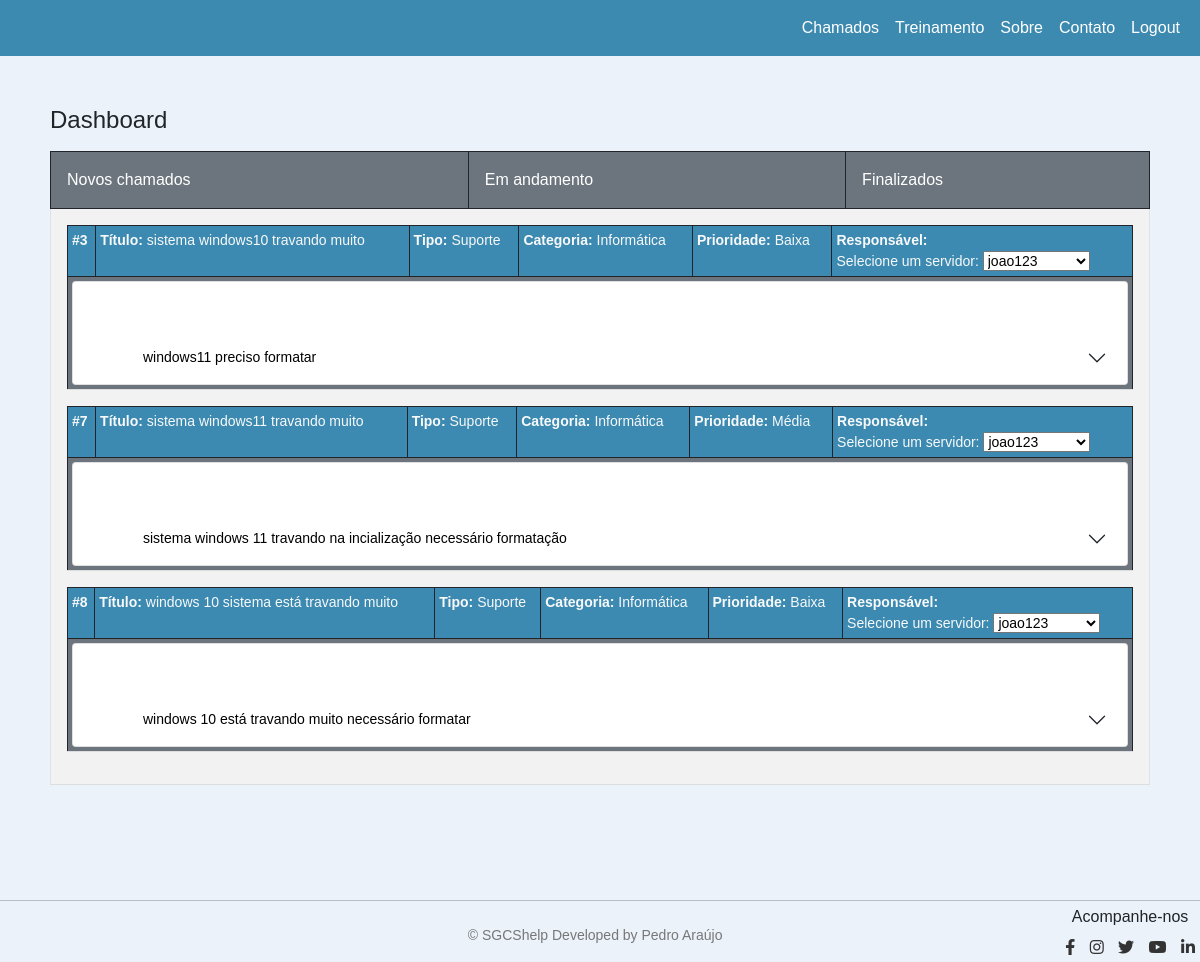
Screenshot of /dashboard/chamados/Novos/ (signed in) with the database file from the repository.
### sysapp/models.py (models this page shows, shortened)
class Chamado(models.Model):
    ESTADO_CHOICES = [
        ('Novos', 'Novos'),
        ('Em andamento', 'Em andamento'),
        ('Finalizados', 'Finalizados'),
    ]
    TIPO_CHOICES = [
        ('Suporte', 'Suporte'),
        ('Financeiro', 'Financeiro'),
        ('Outros', 'Outros')
    ]
    CATEGORIA_CHOICES = [
        ('Informática', 'Informática'),
        ('Redes', 'Redes'),
        ('Segurança', 'Segurança'),
        ('Outros', 'Outros'),
    ]
    PRIORIDADE_CHOICES = [
        ('Baixa', 'Baixa'),
        ('Média', 'Média'),
        ('Alta', 'Alta'),
    ]
    codigo = models.AutoField(primary_key=True)
    tipo = models.CharField(max_length=20, null=True, blank=False, choices=TIPO_CHOICES)
    categoria = models.CharField(max_length=20, blank=True, null=True, choices=CATEGORIA_CHOICES)
    titulo = models.CharField(max_length=255, blank=True, null=True)
    descricao = models.TextField(null=True, blank=True)
    prioridade = models.CharField(max_length=10, null=True, choices=PRIORIDADE_CHOICES)
    anexo = models.FileField(upload_to='anexos/', null=True, blank=True)
    estado = models.CharField(max_length=20, choices=ESTADO_CHOICES, default='Novos', verbose_name='Estado')
    usuario = models.ForeignKey(Usuario, on_delete=models.CASCADE,  null=True, blank=True)
    responsavel = models.ForeignKey(Usuario, on_delete=models.SET_NULL, null=True, related_name='chamados_responsavel')

### sysapp/views.py (the view, shortened to what this page needs)
# urls.py: path('dashboard/chamados/<str:estado>/', views.dashboard_chamados, name='dashboard_chamados'),
def dashboard_chamados(request, estado='novos'):
    servidores = Usuario.objects.filter(tipo_usuario='Servidor')
    if estado == 'novos':
        chamados = Chamado.objects.filter(usuario=request.user, estado='Novos')
    elif estado == 'em_andamento':
        chamados = Chamado.objects.filter(usuario=request.user, estado='Em andamento')
    elif estado == 'finalizados':
        chamados = Chamado.objects.filter(usuario=request.user, estado='Finalizados')
    else:
        chamados = Chamado.objects.filter(usuario=request.user)
    return render(request, 'dashboard_chamados.html', {'servidores': servidores, 'chamados': chamados, 'estado_atual': estado})

### sysapp/templates/dashboard_chamados.html (shortened to what this page needs)
{%extends 'base.html' %}
{%load static %}
{% block content %}
        <h1 class="fs-4">Dashboard</h1>
        <div class="table-responsive mt-4">
            <table class="table border">
                <tbody>
                    <tr class="bg-secondary text-white text-center">
                      <td class="border border-dark p-3"><a href="{% url 'dashboard_chamados' estado='novos' %} "  class="no-link-style">Novos chamados</a></td>
                      <td class="border border-dark p-3"><a href="{% url 'dashboard_chamados' estado='em_andamento' %}" class="no-link-style">Em andamento</a></td>
                      <td class="border border-dark p-3"><a href="{% url 'dashboard_chamados' estado='finalizados' %}" class="no-link-style" onclick="notificarFinalizados()">Finalizados</a></td>
                  </tr>
                    <tr>
                        <td colspan="3" class="p-3 chamados-area">
                            {% for chamado in chamados %}
                                <table class="table border border-dark small table-sm">
                                    <tbody>
                                        <tr class="blue text-light">
                                            <td class="border border-dark"><b>#{{ chamado.codigo }}</b></td>
                                            <td class="border border-dark"><b>Título:</b> {{ chamado.titulo }}</td>
                                            <td class="border border-dark"><b>Tipo:</b> {{ chamado.tipo }}</td>
                                            <td class="border border-dark"><b>Categoria:</b> {{ chamado.categoria }}</td>
                                            <td class="border border-dark"><b>Prioridade:</b> {{ chamado.prioridade }}</td>
                                            <td class="border border-dark">
                                              <b>Responsável:</b>
                                              <form method="post" action="{% url 'dashboard_chamados' estado=estado|default:'novos' %}">
                                                <label for="responsavel">Selecione um servidor:</label>
                                                <select name="responsavel" id="responsavel">
                                                    {% for servidor in servidores %}
                                                        <option value="{{ servidor.id }}" {% if servidor.id == chamado.responsavel.id %}selected{% endif %}>
                                                            {{ servidor.nome_usuario }}
                                                        </option>
                                                    {% endfor %}
                                                </select>
                                            </form>
                                          </td>
                                        </tr>
                                        <tr class="bg-secondary">
                                            <td colspan="6">
                                                <div class="accordion" id="accordionExample{{ chamado.codigo }}">
                                                    <div class="accordion-item">
                                                        <h2 class="accordion-header" id="collapse{{ chamado.codigo }}">
                                                            <button class="accordion-button collapsed custom-accordion-header" style="font-size: 14px;" type="button" data-bs-toggle="collapse" data-bs-target="#collapse{{ chamado.codigo }}" aria-expanded="false" aria-controls="collapse{{ chamado.codigo }}">
                                                                {{ chamado.descricao }}
                                                            </button>
                                                        </h2>
                                                    </div>
                                                </div>
                                            </td>
                                        </tr>
                                    </tbody>
                                </table>
                            {% endfor %}
                        </td>
                    </tr>
                </tbody>
            </table>
        </div>
{% endblock %}

### sysapp/templates/base.html (shortened to what this page needs)
{% load static %}
<!DOCTYPE html>
<html lang="en">
<head>
    <link rel="stylesheet" href="https://cdn.jsdelivr.net/npm/bootstrap@5.0.0/dist/css/bootstrap.min.css">
    <link rel="stylesheet" href="https://cdnjs.cloudflare.com/ajax/libs/font-awesome/5.15.3/css/all.min.css">
    <link rel="stylesheet" href="{% static 'css/style.css' %}">
</head>
<body>
   <nav class="navbar navbar-expand-lg navbar-light">
        <div class="container-fluid">
            <div class="collapse navbar-collapse justify-content-end" id="navbarNav">
                <ul class="navbar-nav">
                    <li class="nav-item">
                        <a class="nav-link" href="#">Chamados</a>
                    </li>
                    <li class="nav-item">
                        <a class="nav-link" href="#">Treinamento</a>
                    </li>
                    <li class="nav-item">
                        <a class="nav-link" href="#">Sobre</a>
                    </li>
                    <li class="nav-item">
                        <a class="nav-link" href="#">Contato</a>
                    </li>
                     {% if user.is_authenticated %}
                     <li class="nav-item">
                         <a class="nav-link" href="{% url 'logout' %}">Logout</a>
                     </li>
                 {% endif %}
                </ul>
            </div>
        </div>
   </nav>
    {% block content %}
    {% endblock %}
    <footer class="fixed-footer">
        <hr>
        <div class="icon-social">
            <p>Acompanhe-nos</p>
            <a href="#" class="icon-facebook"><i class="fab fa-facebook-f"></i></a>
            <a href="#" class="icon-instagram"><i class="fab fa-instagram"></i></a>
            <a href="#" class="icon-twitter"><i class="fab fa-twitter"></i></a>
            <a href="#" class="icon-youtube"><i class="fab fa-youtube"></i></a>
            <a href="#" class="icon-linkedin"><i class="fab fa-linkedin-in"></i></a>
        </div>
        <p class="direitos">© SGCShelp Developed by Pedro Araújo</p>
    </footer>
</body>
</html>

### sysapp/static/css/style.css (style rules this page uses)
nav { background-color: #3d8ab1; }
.h1, .h2, .h3, .h4, .h5, .h6, h1, h2, h3, h4, h5, h6 { margin-top: 50px; margin-bottom: 2.5rem; font-weight: 500; padding-left: 50px; line-height: 1.2; }
body { background-color: #ebf2fa; width: 100%; font-family: Arial, sans-serif; box-sizing: border-box; margin: 0 auto; }
.mt-4 { margin-top: 6.5rem!important; }
.navbar-light .navbar-nav .nav-link { color: white; }
.fixed-footer { position: relative; bottom: 0; left: 0; width: 100%; padding: -30px 0; text-align: center; }
hr { height: 1px; margin-bottom: -46px; }
.fixed-footer .icon-social { float: right; margin-top: 10px; }
.fixed-footer .icon-social p { margin-bottom: 5px; margin-top: 40px; }
.fixed-footer .icon-social a { display: inline-block; margin: 0 5px; text-decoration: none; color: #333; padding-top: 2px; }
.fixed-footer .direitos { font-size: 14px; color: #777; margin-top: 10px; padding-left: 130px; margin-top: 70px; }
table { width: 100%; border-collapse: collapse; }
th, td { padding: 8px; text-align: left; border-bottom: 1px solid #ddd; }
tr:nth-child(even) { background-color: #f2f2f2; }
a { color: #007bff; text-decoration: none; }
.blue { background: #3c8ab1; }
.custom-accordion-header { background-color: white; color: black; }

### sysapp/templates/dashboard_chamados.html (style rules this page uses)
body { background-color: #ebf2fa; width: 100%; box-sizing: border-box; margin: 0 auto; }
.mt-4 { margin-top: -1.5rem!important; margin: 0 auto; padding-left: 50px; padding-right: 50px; }
.no-link-style { text-decoration: none; color: inherit; cursor: pointer; }
.blue { background: #3c8ab1; }
.custom-accordion-header { background-color: white; color: black; }
.fixed-footer { position: relative; bottom: 0; left: 0; width: 100%; padding: -30px 0; margin-top: 99px; text-align: center; }

### rows the page displays
Chamado: codigo "3", titulo "sistema windows10 travando muito", tipo "Suporte", categoria "Informática", prioridade "Baixa", descricao "windows11 preciso formatar"
Chamado: codigo "7", titulo "sistema windows11 travando muito", tipo "Suporte", categoria "Informática", prioridade "Média", descricao "sistema windows 11 travando na incialização necessário formatação"
Chamado: codigo "8", titulo "windows 10 sistema está travando muito", tipo "Suporte", categoria "Informática", prioridade "Baixa", descricao "windows 10 está travando muito necessário formatar"

### other values shown
form field responsavel "joao123"
